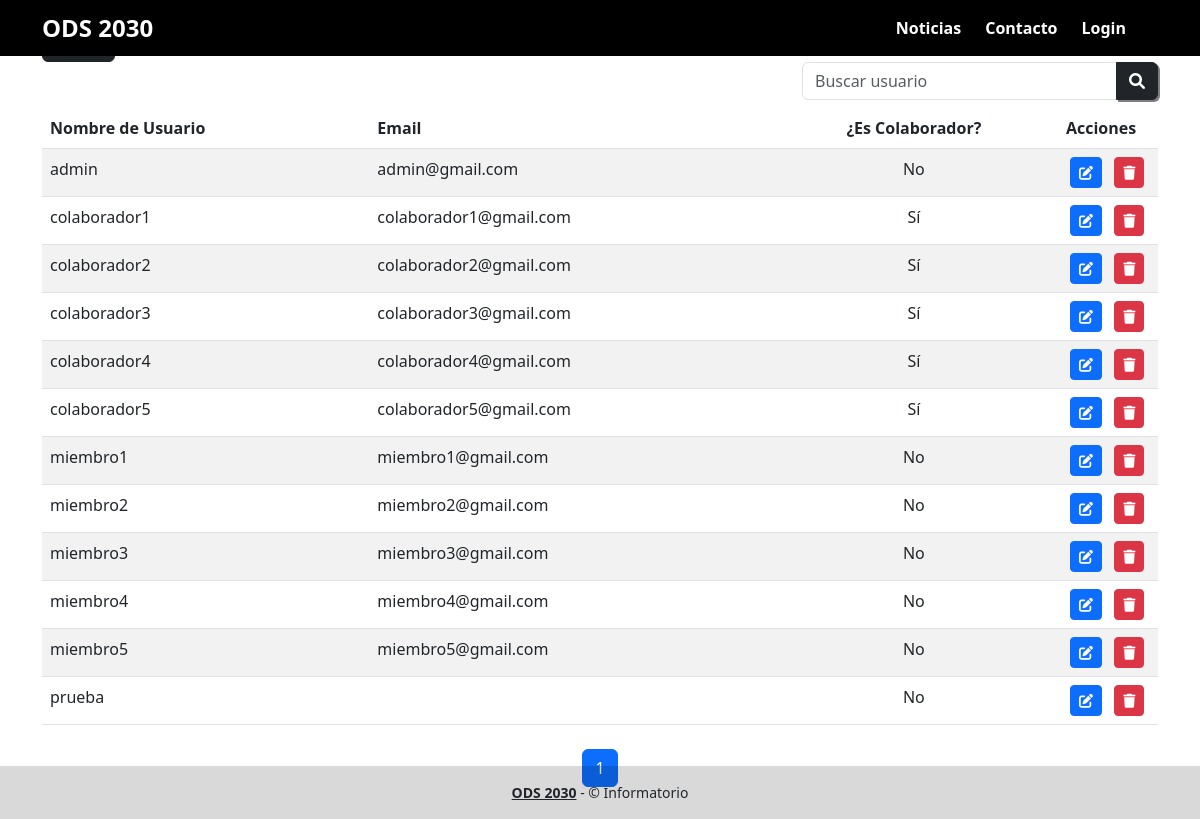
The app's page /usuarios/listar/ with its own data.
### apps/usuarios/models.py (models this page shows)
class Usuario(AbstractUser):
    pass
    def es_colaborador(self):
        return self.groups.filter(name='colaborador').exists()

### apps/usuarios/views.py (the view)
# urls.py: path('listar/',views.listarUsuarios,name="listarUsuarios"),
def listarUsuarios(request):
    usuarios_list = Usuario.objects.all()   # Muestra todas las noticias
    paginator = Paginator(usuarios_list, 15)
    page = request.GET.get('pagina')
    try:
        usuarios = paginator.page(page)
    except PageNotAnInteger:
        usuarios = paginator.page(1)
    except EmptyPage:
        usuarios = paginator.page(paginator.num_pages)
    context = {'usuarios': usuarios}
    return render(request, 'usuarios/listar.html', context)

### templates/usuarios/listar.html (shortened to what this page needs)
{%extends 'baseLogin.html' %}
{% load static %}
{% block contenido %}
<head>
  <link href="{% static 'bootstrap/css/bootstrap.min.css' %}" rel="stylesheet">
  <link rel="stylesheet" href="https://cdnjs.cloudflare.com/ajax/libs/font-awesome/6.0.0-beta3/css/all.min.css">
</head>
  <div class="container mt-4">
    <a href="{% url 'home' %}" class="btn btn-dark">Volver</a>
    <div class="row justify-content-end">
      <div class="col-md-4">
        <div class="input-group">
          <input class="form-control" type="text" id="searchInput" placeholder="Buscar usuario" aria-label="Search for..." aria-describedby="btnNavbarSearch" />
          <button class="btn btn-dark" id="btnNavbarSearch" type="button"><i class="fas fa-search"></i></button>
        </div>
      </div>
    </div>
    <table class="table table-striped mt-2">
      <thead>
        <tr>
          <th>Nombre de Usuario</th>
          <th>Email</th>
          <th class="text-center">¿Es Colaborador?</th>
          <th style="width: 100px;">Acciones</th>
        </tr>
      </thead>
      <tbody>
        {% for usuario in usuarios %}
          {% if not user.username == usuario.username %}
            <tr>
              <td>{{ usuario.username }}</td>
              <td>{{ usuario.email }}</td>
              <td class="text-center">{% if usuario.es_colaborador %}Sí{% else %}No{% endif %}</td>
              <td>
                <a href="{% url 'usuarios:modificarUsuario' usuario.pk %}" class="btn btn-primary btn-sm mx-1">
                  <i class="fas fa-edit"></i>
                </a>
                <a href="{% url 'usuarios:eliminarUsuario' usuario.pk %}" class="btn btn-danger btn-sm mx-1">
                  <i class="fas fa-trash"></i>
                </a>
              </td>
            </tr>
          {%endif%}
        {% endfor %}
      </tbody>
    </table>
    <nav aria-label="Paginación" class="mt-4">
      <ul class="pagination justify-content-center">
        {% for num in usuarios.paginator.page_range %}
          {% if usuarios.number == num %}
            <li class="page-item active"><span class="page-link">{{ num }}</span></li>
          {% else %}
            <li class="page-item"><a class="page-link" href="?pagina={{ num }}">{{ num }}</a></li>
          {% endif %}
        {% endfor %}
      </ul>
    </nav>
  </div>
{% endblock contenido %}

### static/css/home.css (style rules this page uses)
* { box-sizing: border-box; }
html { scroll-behavior: smooth; }
body { font-family: 'Roboto', sans-serif; margin: 0; }
button { font-size: 1.25em; font-weight: bold; padding: 10px 30px; border-radius: 10px; border: 2px solid rgba(0, 0, 0, 0.3); box-shadow: 2px 2px rgba(0, 0, 0, 0.5); color: white; background-color: rgb(0, 170, 228); }
.container { max-width: 1400px; margin: auto; }
span { font-size: 10px; }

### records on screen
Usuario: username "admin", email "admin@gmail.com", shows "No"
Usuario: username "colaborador1", email "colaborador1@gmail.com", shows "Sí"
Usuario: username "colaborador2", email "colaborador2@gmail.com", shows "Sí"
Usuario: username "colaborador3", email "colaborador3@gmail.com", shows "Sí"
Usuario: username "colaborador4", email "colaborador4@gmail.com", shows "Sí"
Usuario: username "colaborador5", email "colaborador5@gmail.com", shows "Sí"
Usuario: username "miembro1", email "miembro1@gmail.com", shows "No"
Usuario: username "miembro2", email "miembro2@gmail.com", shows "No"
Usuario: username "miembro3", email "miembro3@gmail.com", shows "No"
Usuario: username "miembro4", email "miembro4@gmail.com", shows "No"
Usuario: username "miembro5", email "miembro5@gmail.com", shows "No"
Usuario: username "prueba", shows "No"

### other values on screen
{{ num }} "1"
